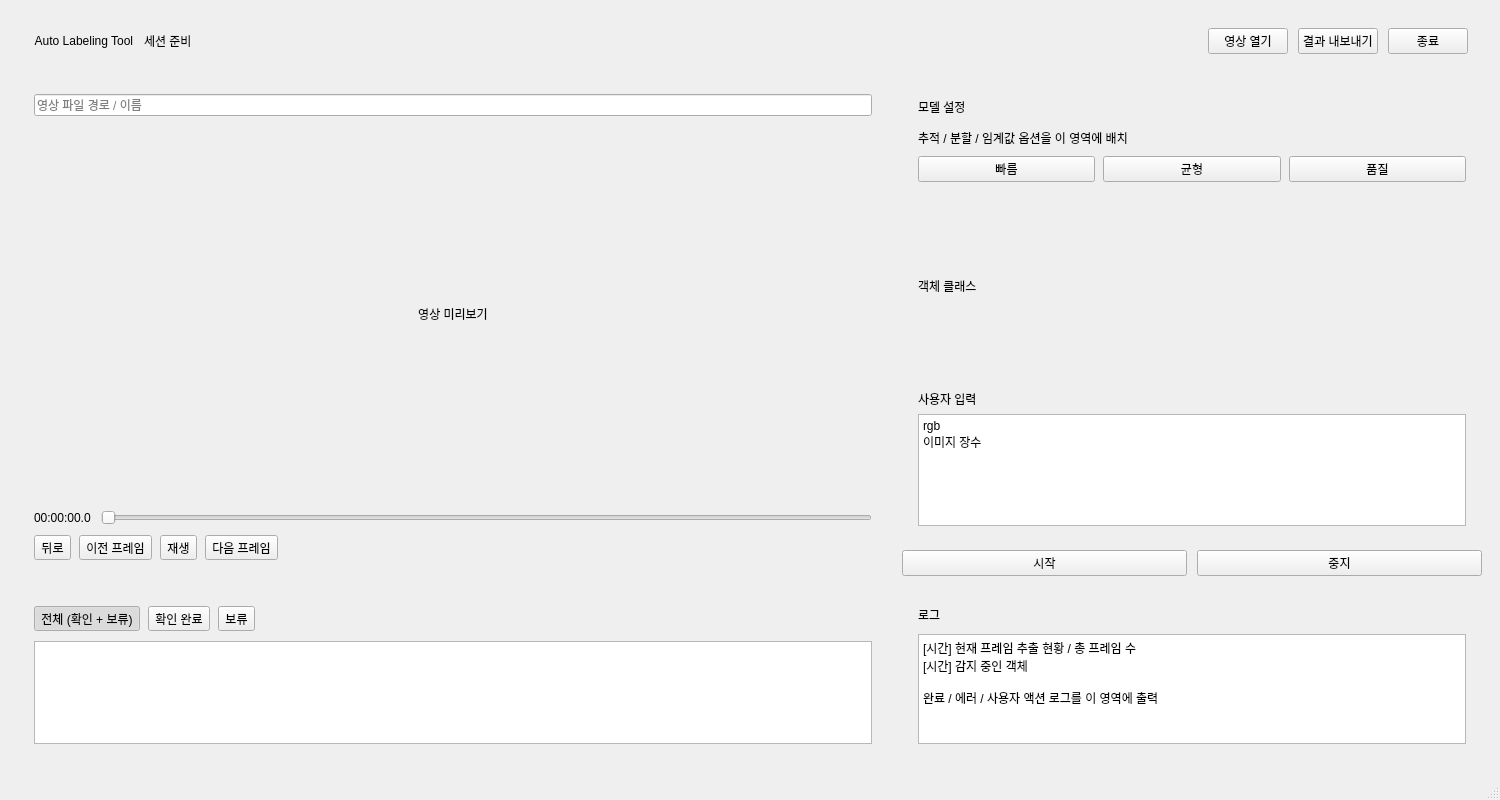
<?xml version="1.0" encoding="UTF-8"?>
<ui version="4.0">
 <class>MainWindow</class>
 <widget class="QMainWindow" name="MainWindow">
  <property name="geometry">
   <rect>
    <x>0</x>
    <y>0</y>
    <width>1500</width>
    <height>800</height>
   </rect>
  </property>
  <property name="minimumSize">
   <size>
     <width>900</width>
     <height>560</height>
   </size>
  </property>
  <property name="windowTitle">
   <string>Auto Labeling Tool</string>
  </property>
  <widget class="QWidget" name="centralwidget">
   <layout class="QVBoxLayout" name="rootLayout" stretch="0,4,1">
    <property name="leftMargin">
     <number>18</number>
    </property>
    <property name="topMargin">
     <number>18</number>
    </property>
    <property name="rightMargin">
     <number>18</number>
    </property>
    <property name="bottomMargin">
     <number>18</number>
    </property>
    <property name="spacing">
     <number>14</number>
    </property>

    <item>
     <widget class="QFrame" name="frameTopBar">
      <property name="frameShape">
       <enum>QFrame::NoFrame</enum>
      </property>
      <layout class="QHBoxLayout" name="topBarLayout">
       <property name="leftMargin">
        <number>14</number>
       </property>
       <property name="topMargin">
        <number>10</number>
       </property>
       <property name="rightMargin">
        <number>14</number>
       </property>
       <property name="bottomMargin">
        <number>10</number>
       </property>
       <property name="spacing">
        <number>10</number>
       </property>
       <item>
        <widget class="QLabel" name="labelAppTitle">
         <property name="text">
          <string> Auto Labeling Tool</string>
         </property>
        </widget>
       </item>
       <item>
        <widget class="QLabel" name="labelSessionState">
         <property name="text">
          <string>세션 준비</string>
         </property>
        </widget>
       </item>
       <item>
        <spacer name="topBarSpacer">
         <property name="orientation">
          <enum>Qt::Horizontal</enum>
         </property>
         <property name="sizeHint" stdset="0">
          <size>
           <width>40</width>
           <height>20</height>
          </size>
         </property>
        </spacer>
       </item>
       <item>
        <widget class="QPushButton" name="btnOpenVideo">
         <property name="text">
          <string>영상 열기</string>
         </property>
        </widget>
       </item>
       <item>
        <widget class="QPushButton" name="btnExportResult">
         <property name="text">
          <string>결과 내보내기</string>
         </property>
        </widget>
       </item>
       <item>
        <widget class="QPushButton" name="btnExit">
         <property name="text">
          <string>종료</string>
         </property>
        </widget>
       </item>
      </layout>
     </widget>
    </item>

    <item>
     <layout class="QHBoxLayout" name="topRowLayout" stretch="3,2">
      <property name="spacing">
       <number>14</number>
      </property>

      <item>
       <widget class="QFrame" name="cardVideo">
        <property name="minimumSize">
         <size>
          <width>520</width>
          <height>280</height>
         </size>
        </property>
        <property name="frameShape">
         <enum>QFrame::NoFrame</enum>
        </property>
        <layout class="QVBoxLayout" name="videoCardLayout">
         <property name="leftMargin">
          <number>16</number>
         </property>
         <property name="topMargin">
          <number>16</number>
         </property>
         <property name="rightMargin">
          <number>16</number>
         </property>
         <property name="bottomMargin">
          <number>16</number>
         </property>
         <property name="spacing">
          <number>12</number>
         </property>

         <item>
          <widget class="QLineEdit" name="editVideoFileName">
           <property name="minimumHeight">
            <number>40</number>
           </property>
           <property name="placeholderText">
            <string>영상 파일 경로 / 이름</string>
           </property>
          </widget>
         </item>

         <item>
          <widget class="QFrame" name="framePlayer">
           <property name="frameShape">
            <enum>QFrame::NoFrame</enum>
           </property>
           <layout class="QVBoxLayout" name="playerLayout">
            <property name="leftMargin">
             <number>0</number>
            </property>
            <property name="topMargin">
             <number>0</number>
            </property>
            <property name="rightMargin">
             <number>0</number>
            </property>
            <property name="bottomMargin">
             <number>0</number>
            </property>
            <property name="spacing">
             <number>10</number>
            </property>

            <item>
             <widget class="QFrame" name="videoView">
              <property name="minimumHeight">
               <number>170</number>
              </property>
              <property name="frameShape">
               <enum>QFrame::NoFrame</enum>
              </property>
              <layout class="QVBoxLayout" name="videoViewLayout">
               <property name="leftMargin">
                <number>0</number>
               </property>
               <property name="topMargin">
                <number>0</number>
               </property>
               <property name="rightMargin">
                <number>0</number>
               </property>
               <property name="bottomMargin">
                <number>0</number>
               </property>
               <item>
                <widget class="QLabel" name="labelVideoPlaceholder">
                 <property name="text">
                  <string>영상 미리보기</string>
                 </property>
                 <property name="alignment">
                  <set>Qt::AlignCenter</set>
                 </property>
                </widget>
               </item>
              </layout>
             </widget>
            </item>

            <item>
             <layout class="QHBoxLayout" name="timelineLayout">
              <property name="spacing">
               <number>10</number>
              </property>
              <item>
               <widget class="QLabel" name="labelTime">
                <property name="minimumWidth">
                 <number>100</number>
                </property>
                <property name="text">
                 <string>00:00:00.0</string>
                </property>
               </widget>
              </item>
              <item>
               <widget class="QSlider" name="sliderTimeline">
                <property name="orientation">
                 <enum>Qt::Horizontal</enum>
                </property>
               </widget>
              </item>
             </layout>
            </item>

            <item>
             <layout class="QHBoxLayout" name="controlsLayout">
              <property name="spacing">
               <number>8</number>
              </property>
              <item>
               <widget class="QToolButton" name="btnSeekBack">
                <property name="text">
                 <string>뒤로</string>
                </property>
               </widget>
              </item>
              <item>
               <widget class="QToolButton" name="btnPrevFrame">
                <property name="text">
                 <string>이전 프레임</string>
                </property>
               </widget>
              </item>
              <item>
               <widget class="QToolButton" name="btnPlayPause">
                <property name="text">
                 <string>재생</string>
                </property>
               </widget>
              </item>
              <item>
               <widget class="QToolButton" name="btnNextFrame">
                <property name="text">
                 <string>다음 프레임</string>
                </property>
               </widget>
              </item>
              <item>
               <spacer name="controlsSpacer">
                <property name="orientation">
                 <enum>Qt::Horizontal</enum>
                </property>
                <property name="sizeHint" stdset="0">
                 <size>
                  <width>40</width>
                  <height>20</height>
                 </size>
                </property>
               </spacer>
              </item>
             </layout>
            </item>
           </layout>
          </widget>
         </item>
        </layout>
       </widget>
      </item>

      <item>
       <layout class="QVBoxLayout" name="sidebarLayout" stretch="0,0,0,0,1">
        <property name="spacing">
         <number>8</number>
        </property>

        <item>
         <widget class="QFrame" name="cardLabelSetting">
          <property name="minimumSize">
           <size>
            <width>260</width>
            <height>120</height>
           </size>
          </property>
          <property name="frameShape">
           <enum>QFrame::NoFrame</enum>
          </property>
          <layout class="QVBoxLayout" name="labelSettingLayout">
           <property name="leftMargin">
            <number>16</number>
           </property>
           <property name="topMargin">
            <number>16</number>
           </property>
           <property name="rightMargin">
            <number>16</number>
           </property>
           <property name="bottomMargin">
            <number>16</number>
           </property>
           <property name="spacing">
            <number>6</number>
           </property>
           <item>
            <widget class="QLabel" name="labelLabelSettingTitle">
             <property name="text">
              <string>모델 설정</string>
             </property>
            </widget>
           </item>
           <item>
            <widget class="QLabel" name="labelLabelSettingHint">
             <property name="text">
              <string>추적 / 분할 / 임계값 옵션을 이 영역에 배치</string>
             </property>
             <property name="wordWrap">
              <bool>true</bool>
             </property>
            </widget>
           </item>
           <item>
            <layout class="QGridLayout" name="settingActionLayout" columnstretch="1,1,1">
             <property name="horizontalSpacing">
              <number>8</number>
             </property>
             <property name="verticalSpacing">
              <number>6</number>
             </property>
             <item row="0" column="0">
              <widget class="QPushButton" name="btnPresetFast">
               <property name="minimumHeight">
                <number>30</number>
               </property>
               <property name="text">
                <string>빠름</string>
               </property>
              </widget>
             </item>
             <item row="0" column="1">
              <widget class="QPushButton" name="btnPresetBalanced">
               <property name="minimumHeight">
                <number>30</number>
               </property>
               <property name="text">
                <string>균형</string>
               </property>
              </widget>
             </item>
             <item row="0" column="2">
              <widget class="QPushButton" name="btnPresetQuality">
               <property name="minimumHeight">
                <number>30</number>
               </property>
               <property name="text">
                <string>품질</string>
               </property>
              </widget>
             </item>
            </layout>
           </item>
          </layout>
         </widget>
        </item>

        <item>
         <widget class="QFrame" name="cardClassList">
          <property name="minimumSize">
           <size>
            <width>260</width>
            <height>160</height>
           </size>
          </property>
          <property name="frameShape">
           <enum>QFrame::NoFrame</enum>
          </property>
          <layout class="QVBoxLayout" name="classListLayout">
           <property name="leftMargin">
            <number>16</number>
           </property>
           <property name="topMargin">
            <number>16</number>
           </property>
           <property name="rightMargin">
            <number>16</number>
           </property>
           <property name="bottomMargin">
            <number>16</number>
           </property>
           <property name="spacing">
            <number>6</number>
           </property>
           <item>
           <widget class="QLabel" name="labelClassListTitle">
             <property name="text">
              <string>객체 클래스</string>
             </property>
            </widget>
           </item>
          </layout>
         </widget>
        </item>

        <item>
         <widget class="QFrame" name="cardUserInput">
          <property name="minimumSize">
           <size>
            <width>260</width>
            <height>120</height>
           </size>
          </property>
          <property name="frameShape">
           <enum>QFrame::NoFrame</enum>
          </property>
          <layout class="QVBoxLayout" name="userInputLayout">
           <property name="leftMargin">
            <number>16</number>
           </property>
           <property name="topMargin">
            <number>16</number>
           </property>
           <property name="rightMargin">
            <number>16</number>
           </property>
           <property name="bottomMargin">
            <number>16</number>
           </property>
           <property name="spacing">
            <number>6</number>
           </property>
           <item>
            <widget class="QLabel" name="labelUserInputTitle">
             <property name="text">
              <string>사용자 입력</string>
             </property>
            </widget>
           </item>
           <item>
            <widget class="QPlainTextEdit" name="textUserInput">
             <property name="plainText">
              <string>rgb
이미지 장수</string>
             </property>
            </widget>
           </item>
          </layout>
         </widget>
        </item>

        <item>
         <layout class="QHBoxLayout" name="startStopLayout" stretch="1,1">
          <property name="spacing">
           <number>10</number>
          </property>
          <item>
           <widget class="QPushButton" name="btnStart">
             <property name="minimumHeight">
              <number>34</number>
             </property>
             <property name="text">
              <string>시작</string>
            </property>
           </widget>
          </item>
          <item>
           <widget class="QPushButton" name="btnStop">
             <property name="minimumHeight">
              <number>34</number>
             </property>
             <property name="text">
              <string>중지</string>
            </property>
           </widget>
          </item>
         </layout>
        </item>

        <item>
         <spacer name="sidebarSpacer">
          <property name="orientation">
           <enum>Qt::Vertical</enum>
          </property>
          <property name="sizeHint" stdset="0">
           <size>
            <width>20</width>
            <height>10</height>
           </size>
          </property>
         </spacer>
        </item>
       </layout>
      </item>

     </layout>
    </item>

    <item>
     <layout class="QHBoxLayout" name="bottomRowLayout" stretch="3,2">
      <property name="spacing">
       <number>14</number>
      </property>

      <item>
       <widget class="QFrame" name="cardThumbs">
        <property name="minimumSize">
         <size>
          <width>520</width>
          <height>170</height>
         </size>
        </property>
        <property name="frameShape">
         <enum>QFrame::NoFrame</enum>
        </property>
        <layout class="QVBoxLayout" name="thumbsLayout">
         <property name="leftMargin">
          <number>16</number>
         </property>
         <property name="topMargin">
          <number>16</number>
         </property>
         <property name="rightMargin">
          <number>16</number>
         </property>
         <property name="bottomMargin">
          <number>16</number>
         </property>
         <property name="spacing">
          <number>10</number>
         </property>

         <item>
          <layout class="QHBoxLayout" name="thumbFilterLayout">
           <property name="spacing">
            <number>8</number>
           </property>
           <item>
            <widget class="QToolButton" name="tabAll">
             <property name="text">
              <string>전체 (확인 + 보류)</string>
             </property>
             <property name="checkable">
              <bool>true</bool>
             </property>
             <property name="checked">
              <bool>true</bool>
             </property>
            </widget>
           </item>
           <item>
            <widget class="QToolButton" name="tabOk">
             <property name="text">
              <string>확인 완료</string>
             </property>
             <property name="checkable">
              <bool>true</bool>
             </property>
            </widget>
           </item>
           <item>
            <widget class="QToolButton" name="tabHold">
             <property name="text">
              <string>보류</string>
             </property>
             <property name="checkable">
              <bool>true</bool>
             </property>
            </widget>
           </item>
           <item>
            <spacer name="thumbFilterSpacer">
             <property name="orientation">
              <enum>Qt::Horizontal</enum>
             </property>
             <property name="sizeHint" stdset="0">
              <size>
               <width>40</width>
               <height>20</height>
              </size>
             </property>
            </spacer>
           </item>
          </layout>
         </item>

         <item>
          <widget class="QListWidget" name="listThumbs">
           <property name="viewMode">
            <enum>QListView::IconMode</enum>
           </property>
           <property name="resizeMode">
            <enum>QListView::Adjust</enum>
           </property>
           <property name="movement">
            <enum>QListView::Static</enum>
           </property>
           <property name="spacing">
            <number>12</number>
           </property>
           <property name="iconSize">
            <size>
             <width>112</width>
             <height>84</height>
            </size>
           </property>
           <property name="uniformItemSizes">
            <bool>true</bool>
           </property>
          </widget>
         </item>
        </layout>
       </widget>
      </item>

      <item>
       <widget class="QFrame" name="cardLog">
        <property name="minimumSize">
         <size>
          <width>260</width>
          <height>170</height>
         </size>
        </property>
        <property name="frameShape">
         <enum>QFrame::NoFrame</enum>
        </property>
        <layout class="QVBoxLayout" name="logLayout">
         <property name="leftMargin">
          <number>16</number>
         </property>
         <property name="topMargin">
          <number>16</number>
         </property>
         <property name="rightMargin">
          <number>16</number>
         </property>
         <property name="bottomMargin">
          <number>16</number>
         </property>
         <property name="spacing">
          <number>10</number>
         </property>
         <item>
          <widget class="QLabel" name="labelLogTitle">
           <property name="text">
            <string>로그</string>
           </property>
          </widget>
         </item>
         <item>
          <widget class="QTextEdit" name="textLog">
           <property name="readOnly">
            <bool>true</bool>
           </property>
           <property name="text">
            <string>[시간] 현재 프레임 추출 현황 / 총 프레임 수
[시간] 감지 중인 객체

완료 / 에러 / 사용자 액션 로그를 이 영역에 출력</string>
           </property>
          </widget>
         </item>
        </layout>
       </widget>
      </item>

     </layout>
    </item>

   </layout>
  </widget>
  <widget class="QStatusBar" name="statusbar"/>
 </widget>
 <resources/>
 <connections/>
</ui>
